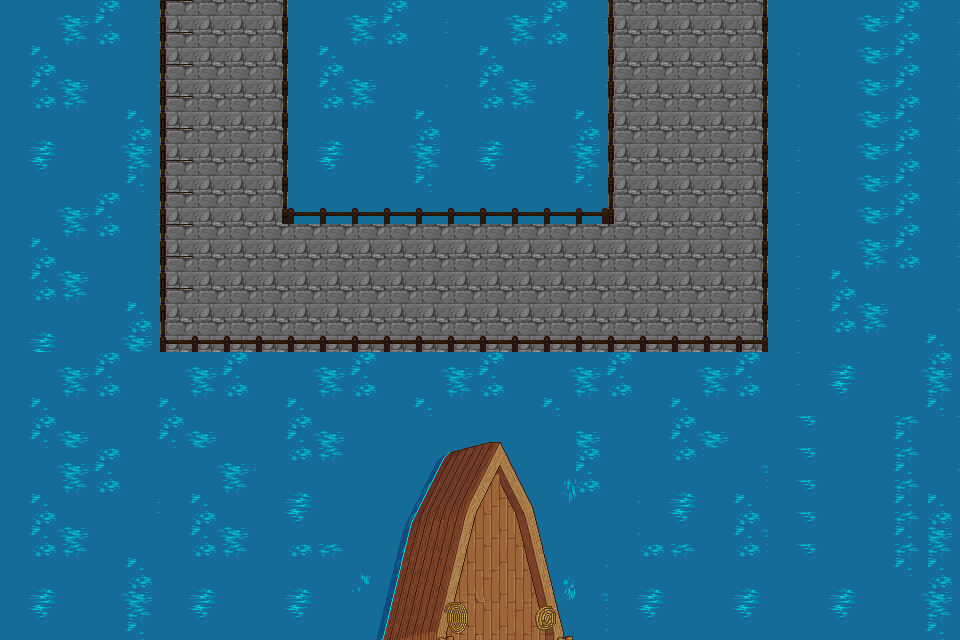

A 2D game scene composited from a Tiled map and its tileset images. What follows is a short description and the map's XML, with every tile layer's data as written:
An orthogonal 30x20 tile map with 32x32 px tiles, 2 tile layers (Calque de Tuiles 2, Calque de Tuiles 1), 3 tilesets and 16 objects (EntranceCity, ExitCity, EntrancePort, ExitPort, Spawn, ...).

<map version="1.10" tiledversion="1.11.1" orientation="orthogonal" renderorder="right-down" width="30" height="20" tilewidth="32" tileheight="32" infinite="0" nextlayerid="5" nextobjectid="17">
 <tileset firstgid="1" source="../tsx/stone_house_interiormodif_edit.tsx" />
 <tileset firstgid="257" source="../tsx/pave.tsx" />
 <tileset firstgid="287" source="../tsx/lpc-ship-preview.tsx" />
 <layer id="2" name="Calque de Tuiles 2" width="30" height="20">
  <data encoding="csv">
0,0,0,0,0,274,0,0,274,0,0,0,0,0,0,0,0,0,0,274,0,0,0,274,0,0,0,0,0,0,
0,0,0,0,0,274,0,0,274,0,0,0,0,0,0,0,0,0,0,274,0,0,0,274,0,0,0,0,0,0,
0,0,0,0,0,274,0,0,274,0,0,0,0,0,0,0,0,0,0,274,0,0,0,274,0,0,0,0,0,0,
0,0,0,0,0,274,0,0,274,0,0,0,0,0,0,0,0,0,0,274,0,0,0,274,0,0,0,0,0,0,
0,0,0,0,0,274,0,0,274,0,0,0,0,0,0,0,0,0,0,274,0,0,0,274,0,0,0,0,0,0,
0,0,0,0,0,274,0,0,274,0,0,0,0,0,0,0,0,0,0,274,0,0,0,274,0,0,0,0,0,0,
0,0,0,0,0,274,0,0,274,1999,1999,1999,1999,1999,1999,1999,1999,1999,1999,274,0,0,0,274,0,0,0,0,0,0,
0,0,0,0,0,274,0,0,0,0,0,0,0,0,0,0,0,0,0,0,0,0,0,274,0,0,0,0,0,0,
0,0,0,0,0,274,274,0,0,0,0,0,0,0,0,0,0,0,0,0,0,0,0,274,0,0,0,0,0,0,
0,0,0,0,0,274,274,0,0,0,0,0,0,0,0,0,0,0,0,0,0,0,0,274,0,0,0,0,0,0,
0,0,0,0,0,274,274,274,274,274,274,274,274,274,274,274,274,274,274,274,274,274,274,274,0,0,0,0,0,0,
0,0,0,0,0,0,0,0,0,0,0,0,0,0,0,0,0,0,0,0,0,0,0,0,0,0,0,0,0,0,
0,0,0,0,0,0,0,0,0,0,0,0,0,0,0,0,0,0,0,0,0,0,0,0,0,0,0,0,0,0,
0,0,0,0,0,0,0,0,0,0,0,0,0,0,0,0,0,0,0,0,0,0,0,0,0,0,0,0,0,0,
0,0,0,0,0,0,0,0,0,0,0,0,0,0,0,0,0,0,0,0,0,0,0,0,0,0,0,0,0,0,
0,0,0,0,0,0,0,0,0,0,0,0,0,0,0,0,0,0,0,0,0,0,0,0,0,0,0,0,0,0,
0,0,0,0,0,0,0,0,0,0,0,0,0,0,0,0,0,0,0,0,0,0,0,0,0,0,0,0,0,0,
0,0,0,0,0,0,0,0,0,0,0,0,0,0,0,0,0,0,0,0,0,0,0,0,0,0,0,0,0,0,
0,0,0,0,0,0,0,0,0,0,0,0,0,0,0,0,0,0,0,0,0,0,0,0,0,0,0,0,0,0,
0,0,0,0,0,0,0,0,0,0,0,0,0,0,0,0,0,0,0,0,0,0,0,0,0,0,0,0,0,0
</data>
 </layer>
 <layer id="1" name="Calque de Tuiles 1" width="30" height="20">
  <data encoding="csv">
1705,1706,1707,1708,1709,220,274,274,237,1705,1706,1707,1708,1709,1705,1706,1707,1708,1709,236,274,274,274,237,1705,1705,1706,1707,1708,1709,
1778,1779,1780,1781,1782,220,274,274,237,1778,1779,1780,1781,1782,1778,1779,1780,1781,1782,236,274,274,274,237,1778,1705,1706,1707,1708,1709,
1851,1852,1853,1854,1855,220,274,274,237,1851,1852,1853,1854,1855,1851,1852,1853,1854,1855,236,274,274,274,237,1851,1705,1706,1707,1708,1709,
1924,1925,1926,1927,1928,220,274,274,237,1924,1925,1926,1927,1928,1924,1925,1926,1927,1928,236,274,274,274,237,1924,1705,1706,1707,1708,1709,
1997,1998,1999,2000,2001,220,274,274,237,1997,1998,1999,2000,2001,1997,1998,1999,2000,2001,236,274,274,274,237,1997,1705,1706,1707,1708,1709,
2070,2071,2072,2073,2074,220,274,274,237,2070,2071,2072,2073,2074,2070,2071,2072,2073,2074,236,274,274,274,237,2070,1705,1706,1707,1708,1709,
1705,1706,1707,1708,1709,220,274,274,237,254,254,254,254,254,254,254,254,254,256,236,274,274,274,237,2070,1705,1706,1707,1708,1709,
1778,1779,1780,1781,1782,220,274,274,274,274,274,274,274,274,274,274,274,274,274,274,274,274,274,237,2070,1705,1706,1707,1708,1709,
1851,1852,1853,1854,1855,220,274,274,274,274,274,274,274,274,274,274,274,274,274,274,274,274,274,237,2070,1778,1779,1780,1781,1782,
1924,1925,1926,1927,1928,220,274,274,274,274,274,274,274,274,274,274,274,274,274,274,274,274,274,237,2070,1851,1852,1853,1854,1855,
1997,1998,1999,2000,2001,252,254,254,254,254,254,254,254,254,254,254,254,254,254,254,254,254,254,253,2070,1924,1925,1926,1927,1928,
1705,1706,1707,1708,1705,1706,1707,1708,1705,1706,1707,1708,1705,1706,1707,1708,1705,1706,1707,1708,1705,1706,1707,1708,2070,1997,1998,1999,2000,2001,
1778,1779,1780,1781,1778,1779,1780,1781,1778,1779,1780,1781,1778,1779,1780,1781,1778,1779,1780,1781,1778,1779,1780,1781,2070,2070,2071,2072,2073,2074,
1851,1852,1853,1854,1851,1852,1853,1854,1851,1852,1853,2684355944,2684355871,2684355798,2684355725,2684355652,2684355579,2684355506,1853,1705,1851,1852,1853,1854,2070,2071,2072,2073,2074,1782,
1705,1706,1707,1708,1924,1705,1706,1707,1924,1925,1926,2684355945,2684355872,2684355799,2684355726,2684355653,2684355580,2684355507,1708,1705,1924,1925,1705,1706,2070,2071,2072,2073,2074,1855,
1778,1779,1780,1781,1997,1778,1779,1780,1997,1998,1999,2684355946,2684355873,2684355800,2684355727,2684355654,2684355581,2684355508,1781,1778,1997,1998,1778,1779,2070,2071,2072,2073,2074,1928,
1851,1852,1853,1854,2070,1851,1852,1853,2070,2071,2072,2684355947,2684355874,2684355801,2684355728,2684355655,2684355582,2684355509,1854,1851,2070,2071,1851,1852,2070,2071,2072,2073,2074,2001,
1924,1925,1926,1927,1928,1924,1925,1926,1924,1925,1926,2684355948,2684355875,2684355802,2684355729,2684355656,2684355583,2684355510,1927,1924,1925,1926,1924,1925,2070,2071,2072,2073,2074,2074,
1997,1998,1999,2000,2001,1997,1998,1999,1997,1998,1999,2684355949,2684355876,2684355803,2684355730,2684355657,2684355584,2684355511,2000,1997,1998,1999,1997,1998,1999,1997,1998,1999,2000,2001,
2070,2071,2072,2073,2074,2070,2071,2072,2070,2071,2072,2684355950,2684355877,2684355804,2684355731,2684355658,2684355585,2684355512,2073,2070,2071,2072,2070,2071,2072,2070,2071,2072,2073,2074
</data>
 </layer>
 <objectgroup id="3" name="Waypoints">
  <object id="11" name="EntranceCity" x="614.667" y="1.33333" width="145.333" height="59.3333" />
  <object id="12" name="ExitCity" x="690.667" y="44.6667">
   <point />
  </object>
  <object id="13" name="EntrancePort" x="169.333" y="0" width="111.333" height="58" />
  <object id="14" name="ExitPort" x="222.667" y="29.3333">
   <point />
  </object>
  <object id="15" name="Spawn" x="690" y="40">
   <point />
  </object>
  <object id="16" name="AucuneInteraction" x="382.667" y="60" width="67.3333" height="62" />
 </objectgroup>
 <objectgroup id="4" name="Collisions">
  <object id="1" x="159.333" y="0.666667" width="8" height="353.333" />
  <object id="2" x="167.333" y="342.667" width="600.667" height="8.66667" />
  <object id="3" x="761.333" y="1.33333" width="6" height="337.333" />
  <object id="4" x="604" y="0.666667" width="8.66667" height="225.333" />
  <object id="5" x="280.667" y="213.333" width="323.333" height="10" />
  <object id="6" x="282" y="0" width="6" height="210.667" />
  <object id="7" x="289.333" y="-0.666667" width="314" height="210.667" />
  <object id="8" x="0.666667" y="2" width="158.667" height="638" />
  <object id="9" x="161.333" y="352.667" width="796.667" height="286.667" />
  <object id="10" x="768" y="2" width="191.333" height="348" />
 </objectgroup>
</map>
